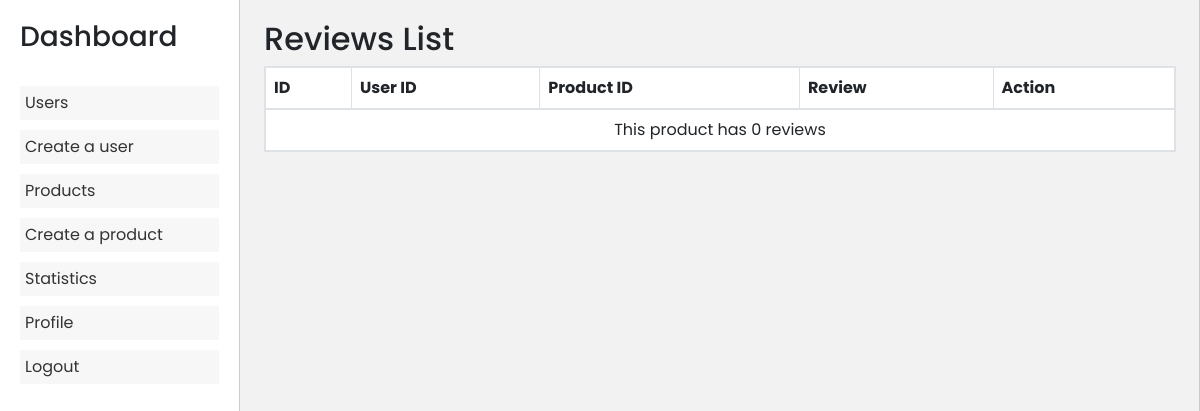
The app's page /admin/dashboard.php?page=details_reviews&product_id=47 (signed in), older data.
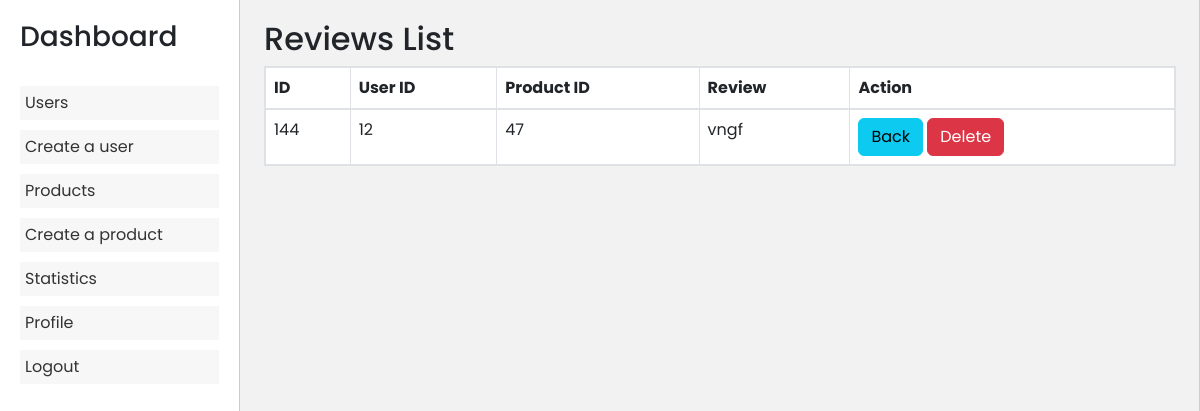
The same page, newer data.
### tables this page shows
CREATE TABLE IF NOT EXISTS `reviews` (
  `id` int NOT NULL AUTO_INCREMENT,
  `user_id` int NOT NULL,
  `product_id` int NOT NULL,
  `review` varchar(255) NOT NULL,
  PRIMARY KEY (`id`),
  KEY `user_id` (`user_id`),
  KEY `product_id` (`product_id`)
);

### admin/details_reviews.php (the view, shortened to what this page needs)
<?php
if (isset($_SESSION["admin"])) {
    require "../validate/connect.php";
?>
    <!DOCTYPE html>
    <html lang="en">
    <head>
        <link href="https://cdn.jsdelivr.net/npm/bootstrap@5.3.0/dist/css/bootstrap.min.css" rel="stylesheet">
    </head>
    <body>
        <div class="container">
            <h2>Reviews List</h2>
            <table class="table table-bordered">
                <thead>
                    <tr>
                        <th>ID</th>
                        <th>User ID</th>
                        <th>Product ID</th>
                        <th>Review</th>
                        <th>Action</th>
                    </tr>
                </thead>
                <tbody>
                    <?php
                    $id = $_GET["product_id"];
                    $sql = "SELECT * FROM reviews WHERE product_id=$id";
                    $result = mysqli_query($connect, $sql);
                    if (mysqli_num_rows($result) > 0) {
                        while ($row = mysqli_fetch_assoc($result)) {
                            echo '<tr>
                                <td>' . $row["id"] . '</td>
                                <td>' . $row["user_id"] . '</td>
                                <td>' . $row["product_id"] . '</td>
                                <td>' . $row["review"] . '</td>
                                <td>
                                <a href="dashboard.php?page=products" class="btn btn-info">Back</a>
                                    <a href="delete_review.php?review_id=' . $row["id"] . '" class="btn btn-danger" onclick="return confirm(\'Are you sure you want to delete this review?\')">Delete</a>
                                </td>
                              </tr>';
                        }
                    } else {
                        echo '<tr >
                                    <td style="text-align: center;" colspan="5">This product has 0 reviews</td>
                              </tr>';
                    }
                    ?>
                </tbody>
            </table>
        </div>
    </body>
    </html>
<?php
} else if (isset($_SESSION["user"])) {
    header("location:../home.php");
} else {
    header("Location: ../login.php");
}

Row changes from the older to the newer data that the page shows:
added reviews: id "144", user "12", product "47", review "vngf"
Text that changed along with them:
text no longer shown: "This product has 0 reviews"
